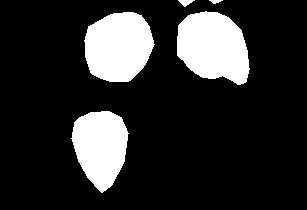
%> input picture Material_Imagenes/03_MuestrasFresas/SegFresas1_Gold.tif, 307 x 210 px
$ octave Etapa3.m   (GNU Octave 9; MATLAB toolbox functions it lacks are replaced by stand-ins)
%> lines starting %> are read from the running program, lines starting %| are printed output that depends on the picture; in (x1, y1, x2, y2) boxes, pixels count from 0 and x2, y2 are one past the last pixel; in counts of white or black regions, pixels touching at a corner belong together; the program's own positions count from 1
### Etapa2/deteccionFresasKNN.m
function deteccion = deteccionFresasKNN(img, XTrain, YTrain)

    imresize(img, 0.5);

    % R = canal rojo de la imagen sobre la que se va a aplicar el clasificador
    % (sólo para saber dimensiones de la imagen)
    R = img(:,:,1);
    [N, M]=size(R);

    % inicializamos la matriz resultado a 0
    deteccion = zeros(N,M);

    % PARA HACER EFICIENTE EL CLASIFICADOR SOLO LO LLAMAMOS UNA VEZ CON
    % TODOS LOS DATOS

    % Recorremos por columna la matriz, y vamos poniendo la información de
    % cada punto ( R G B ) en filas

    valoresRGBImagen = [];

    G = img(:,:,2);
    B = img(:,:,3);

    for j=1:M
        valoresRGBImagen_temp = [R(:,j) G(:,j) B(:,j)];
        valoresRGBImagen = [valoresRGBImagen; valoresRGBImagen_temp];
    end

    model = fitcknn(XTrain, YTrain, 'NumNeighbors', 20);
    deteccionVector = predict(model, double(valoresRGBImagen));

    % ESCRIBIMOS LA INFORMACION DE FORMA MATRICIAL TENIENDO EN CUENTA EL
    % ORDEN EN QUE SE GENERARON LOS DATOS DEL VECTOR, ES DECIR, VAMOS
    % GUARDANDO POR COLUMNA. Del vector salida del KNN se extraen bloques
    % del tamaño del número de filas y los vamos asignando a cada columna

    ind = 1;

    for j=1:M
        deteccion(:,j) = deteccionVector (ind:ind+N-1);
        ind = ind+N;
    end

end

### Etapa3/Etapa3.m
%% ETAPA 2: DETECCIÓN DE FRESAS Y MEDIDA DEL GRADO DE MADUREZ

clear, clc, close all

addpath("..\Etapa2\Datos\")
addpath("..\Etapa2\")
addpath("..\Material_Imagenes\03_MuestrasFresas\")

load("Datos\espacio3CcasRGB.mat")
load("XoI.mat");
load("YoI.mat");

img1_seg = imread("SegFresas1_Gold.tif");
%> img1_seg is the input picture: size 210x307 uint8; 17.6% white; 5 white regions, box (x1, y1, x2, y2) and area: (177, 11, 250, 85) 4044, (84, 12, 155, 82) 3862, (71, 111, 129, 193) 3321, (178, 0, 195, 7) 65, (209, 0, 223, 4) 34
img1 = imread("SegFresas1.tif");
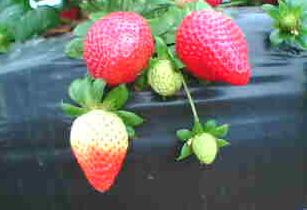
%> input picture Material_Imagenes/03_MuestrasFresas/SegFresas1.tif, 307 x 210 px
%> img1 is the input picture: size 210x307x3 uint8; mean R, G, B 111.5, 110.4, 105.4
img2_seg = imread("SegFresas2_Gold.tif");
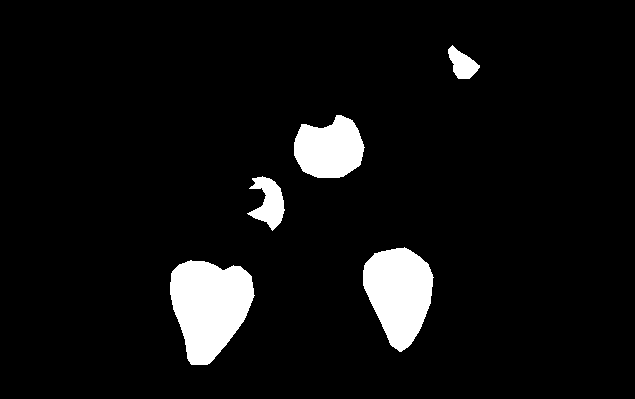
%> input picture Material_Imagenes/03_MuestrasFresas/SegFresas2_Gold.tif, 635 x 399 px
%> img2_seg is the input picture: size 399x635 uint8; 6.5% white; 5 white regions, box (x1, y1, x2, y2) and area: (170, 260, 255, 365) 6262, (363, 247, 434, 352) 5088, (294, 115, 365, 178) 3327, (247, 176, 285, 231) 1118, (448, 45, 480, 79) 610
img2 = imread("SegFresas2.tif");
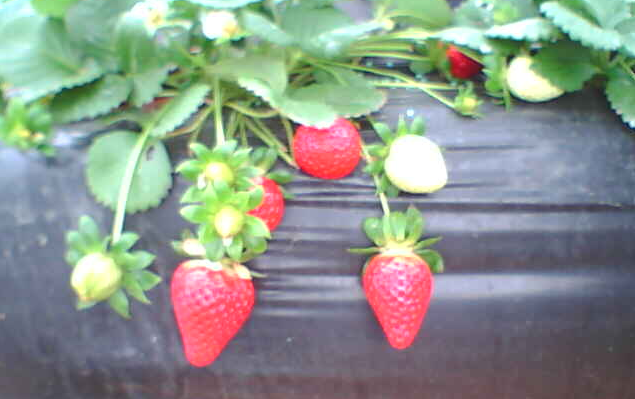
%> input picture Material_Imagenes/03_MuestrasFresas/SegFresas2.tif, 635 x 399 px
%> img2 is the input picture: size 399x635x3 uint8; mean R, G, B 140.2, 149.2, 140.1
img3_seg = imread("SegFresas3_Gold.tif");
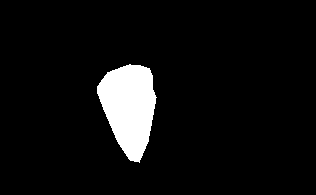
%> input picture Material_Imagenes/03_MuestrasFresas/SegFresas3_Gold.tif, 316 x 195 px
%> img3_seg is the input picture: size 195x316 uint8; 6.4% white; 1 white region, box (x1, y1, x2, y2) and area: (97, 64, 157, 163) 3955
img3 = imread("SegFresas3.tif");
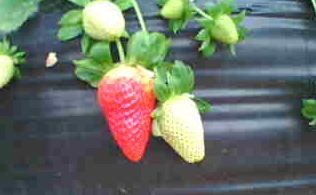
%> input picture Material_Imagenes/03_MuestrasFresas/SegFresas3.tif, 316 x 195 px
%> img3 is the input picture: size 195x316x3 uint8; mean R, G, B 105.6, 113.1, 103

% figure, imshow(img1)
% figure, imshow(img2)
% figure, imshow(img3)
% figure, imshow(img1_seg)
% figure, imshow(img2_seg)
% figure, imshow(img3_seg)

XoI_RGB_Rojo = XoI(:, espacio3CcasRGB)*255;
[N1, M1]=size(img1(:,:,1));
%> N1 = 210; M1 = 307
[N2, M2]=size(img2(:,:,1));
%> N2 = 399; M2 = 635
[N3, M3]=size(img3(:,:,1));
%> N3 = 195; M3 = 316

YoI_Rojo = YoI;

%% 1.- Detectar los píxeles rojo fresa

imgBin1_KNN_Rojo = deteccionFresasKNN(img1, XoI_RGB_Rojo, YoI_Rojo);
%> in deteccionFresasKNN, `R = img(:,:,1);`:
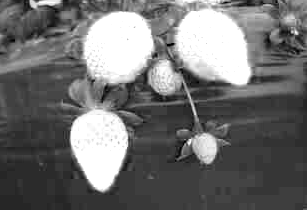
%> R: size 210x307 uint8; min 0, max 255, mean 111.5
%> in deteccionFresasKNN, `B = img(:,:,3);`:
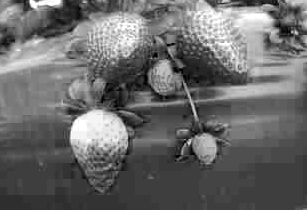
%> B: size 210x307 uint8; min 0, max 255, mean 105.4
%> the run ends on the next line
